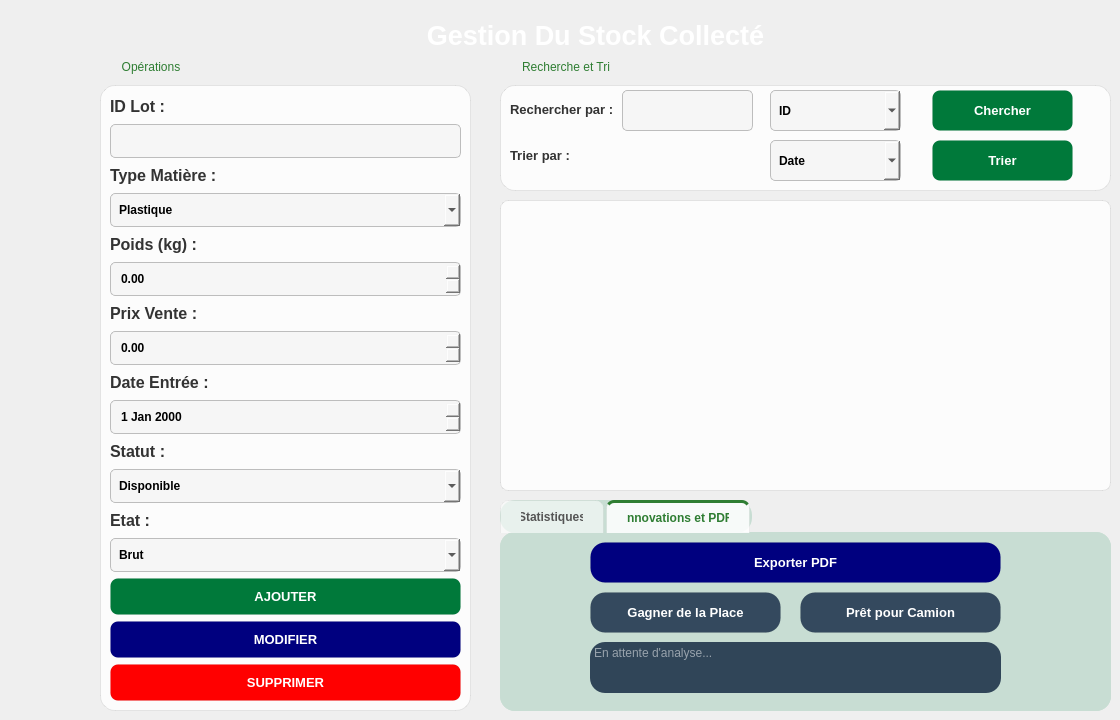
       <widget class="QWidget" name="page_stock">
        <property name="styleSheet">
         <string notr="true">/* --- 1. L'IMAGE DE FOND --- */
QWidget#page_employes {
    /* Assure-toi que le chemin de ton image est correct ici ! */
    border-image: url(:/new/prefix1/images/bg_left.jpg) 0 0 0 0 stretch stretch;
}

/* --- 2. LE CADRE FORMULAIRE &amp; STATISTIQUES (Verre Blanc) --- */
QGroupBox {
    /* Fond BLANC avec transparence (Alpha = 210 sur 255 pour lisibilité) */
    background-color: rgba(255, 255, 255, 210); 
    border: 1px solid rgba(0, 0, 0, 20); /* Bordure grise subtile */
    border-radius: 15px;
    margin-top: 25px; 
}

QGroupBox::title {
    subcontrol-origin: margin;
    subcontrol-position: top left;
    left: 20px;
    color: #2E7D32; /* Vert Foncé EcoCycle pour le contraste sur blanc */
    font-weight: bold;
    font-size: 16px;
    background-color: transparent;
}

/* --- 3. LES LABELS --- */
QLabel {
    color: #333333; /* Texte GRIS FONCÉ/NOIR */
    font-weight: bold;
    font-size: 13px;
    background-color: transparent;
}

/* --- 4. CHAMPS DE SAISIE (Inputs Clairs) --- */
QLineEdit, QComboBox, QDateEdit, QDoubleSpinBox {
    /* Fond blanc cassé semi-transparent */
    background-color: rgba(245, 245, 245, 200); 
    border: 1px solid #BDBDBD; /* Bordure grise */
    border-radius: 5px;
    padding: 8px;
    color: #000000; /* Texte NOIR quand on écrit */
    font-weight: bold;
}

QLineEdit:focus, QComboBox:focus, QDateEdit:focus {
    background-color: #FFFFFF; /* Devient blanc pur au clic */
    border: 2px solid #4CAF50; /* Bordure VERTE */
}

/* Spécifique : La liste de choix de Tri */
QComboBox#cb_tri_option {
    min-width: 80px;
    background-color: rgba(255, 255, 255, 200);
    color: #333;
}

/* --- 5. TABLEAU (Liste Blanche) --- */
QTableView {
    background-color: rgba(255, 255, 255, 200); 
    border: 1px solid rgba(0, 0, 0, 20);
    border-radius: 8px;
    gridline-color: rgba(0, 0, 0, 10); /* Lignes grises très fines */
    color: #000000; /* Texte Noir */
    selection-background-color: rgba(76, 175, 80, 180); /* Vert sélection */
    selection-color: white;
    outline: 0;
}

QHeaderView::section {
    background-color: #2E7D32; /* Entête Vert Foncé */
    color: white;
    padding: 8px;
    border: none;
    font-weight: bold;
}

QTableCornerButton::section {
    background-color: rgba(255, 255, 255, 200);
    border: none;
}

/* --- 6. BOUTONS (Couleurs Vives) --- */
QPushButton {
    border-radius: 8px;
    padding: 10px 15px;
    color: white; /* Texte Blanc sur bouton coloré */
    font-weight: bold;
    font-size: 13px;
    border: 1px solid rgba(0,0,0, 10); /* Légère ombre */
}

/* --- COULEURS DES BOUTONS --- */

/* Ajouter : Vert */
QPushButton#btn_ajouter {
    background-color: #43A047; 
}
QPushButton#btn_ajouter:hover { background-color: #2E7D32; }

/* Modifier : Bleu */
QPushButton#btn_modifier {
    background-color: #1E88E5; 
}
QPushButton#btn_modifier:hover { background-color: #1565C0; }

/* Supprimer : Rouge */
QPushButton#btn_supprimer {
    background-color: #E53935; 
}
QPushButton#btn_supprimer:hover { background-color: #C62828; }

/* PDF : Gris */
QPushButton#btn_pdf {
    background-color: #757575; 
}
QPushButton#btn_pdf:hover { background-color: #424242; }

/* Contrat : Marron */
QPushButton#btn_contrat {
    background-color: #795548;
}
QPushButton#btn_contrat:hover { background-color: #5D4037; }

/* Mailing : Violet */
QPushButton#btn_mailing {
    background-color: #8E24AA;
}
QPushButton#btn_mailing:hover { background-color: #7B1FA2; }

/* TRIER : Jaune/Ambre */
QPushButton#btn_tri {
    background-color: #FFC107;
    color: #333; /* Texte foncé sur jaune */
}
QPushButton#btn_tri:hover { background-color: #FFB300; }

/* --- SCROLLBAR --- */
QScrollBar:vertical {
    border: none;
    background: rgba(0,0,0,10);
    width: 10px;
    border-radius: 5px;
}
QScrollBar::handle:vertical {
    background: rgba(0,0,0,30); /* Poignée grise */
    border-radius: 5px;
}

/* --- TAB WIDGET (ONGLETS) --- */
QTabWidget::pane {
    border: none;
    border-radius: 10px;
    background-color: transparent; /* Fond transparent pour voir l'image principale */
    top: -1px; 
}

QTabBar::tab {
    background-color: rgba(255, 255, 255, 150); /* Onglet inactif */
    border: 1px solid rgba(0,0,0, 10);
    border-bottom: none;
    border-top-left-radius: 8px;
    border-top-right-radius: 8px;
    padding: 8px 20px;
    margin-right: 2px;
    font-weight: bold;
    color: #555;
}

QTabBar::tab:selected {
    background-color: rgba(255, 255, 255, 220); /* Onglet actif plus blanc */
    color: #2E7D32; /* Texte Vert EcoCycle */
    border-top: 3px solid #2E7D32; /* Petite barre verte en haut */
}

QTabBar::tab:hover {
    background-color: rgba(255, 255, 255, 180);
}
</string>
        </property>
        <widget class="QGroupBox" name="groupBox_2">
         <property name="geometry">
          <rect>
           <x>100</x>
           <y>60</y>
           <width>371</width>
           <height>651</height>
          </rect>
         </property>
         <property name="styleSheet">
          <string notr="true">font: 12pt &quot;Segoe UI&quot;;
font: 700 9pt &quot;Segoe UI&quot;;</string>
         </property>
         <property name="title">
          <string>Opérations</string>
         </property>
         <layout class="QVBoxLayout" name="verticalLayout_2">
          <item>
           <widget class="QLabel" name="label_31">
            <property name="text">
             <string>&lt;html&gt;&lt;head/&gt;&lt;body&gt;&lt;p&gt;&lt;span style=&quot; font-size:12pt;&quot;&gt;ID Lot :&lt;/span&gt;&lt;/p&gt;&lt;/body&gt;&lt;/html&gt;</string>
            </property>
           </widget>
          </item>
          <item>
           <widget class="QLineEdit" name="le_id">
            <property name="styleSheet">
             <string notr="true">font: 9pt &quot;Segoe UI&quot;;</string>
            </property>
           </widget>
          </item>
          <item>
           <widget class="QLabel" name="label_34">
            <property name="text">
             <string>&lt;html&gt;&lt;head/&gt;&lt;body&gt;&lt;p&gt;&lt;span style=&quot; font-size:12pt;&quot;&gt;Type Matière :&lt;/span&gt;&lt;/p&gt;&lt;/body&gt;&lt;/html&gt;</string>
            </property>
           </widget>
          </item>
          <item>
           <widget class="QComboBox" name="cb_type">
            <property name="styleSheet">
             <string notr="true">font: 9pt &quot;Segoe UI&quot;;</string>
            </property>
            <item>
             <property name="text">
              <string>Plastique</string>
             </property>
            </item>
            <item>
             <property name="text">
              <string>Verre</string>
             </property>
            </item>
            <item>
             <property name="text">
              <string>Aluminium</string>
             </property>
            </item>
            <item>
             <property name="text">
              <string>Papier</string>
             </property>
            </item>
           </widget>
          </item>
          <item>
           <widget class="QLabel" name="label_33">
            <property name="text">
             <string>&lt;html&gt;&lt;head/&gt;&lt;body&gt;&lt;p&gt;&lt;span style=&quot; font-size:12pt;&quot;&gt;Poids (kg) :&lt;/span&gt;&lt;/p&gt;&lt;/body&gt;&lt;/html&gt;</string>
            </property>
           </widget>
          </item>
          <item>
           <widget class="QDoubleSpinBox" name="sb_poids">
            <property name="styleSheet">
             <string notr="true">font: 9pt &quot;Segoe UI&quot;;</string>
            </property>
           </widget>
          </item>
          <item>
           <widget class="QLabel" name="label_35">
            <property name="text">
             <string>&lt;html&gt;&lt;head/&gt;&lt;body&gt;&lt;p&gt;&lt;span style=&quot; font-size:12pt;&quot;&gt;Prix Vente :&lt;/span&gt;&lt;/p&gt;&lt;/body&gt;&lt;/html&gt;</string>
            </property>
           </widget>
          </item>
          <item>
           <widget class="QDoubleSpinBox" name="sb_prix">
            <property name="styleSheet">
             <string notr="true">font: 9pt &quot;Segoe UI&quot;;</string>
            </property>
           </widget>
          </item>
          <item>
           <widget class="QLabel" name="label_30">
            <property name="text">
             <string>&lt;html&gt;&lt;head/&gt;&lt;body&gt;&lt;p&gt;&lt;span style=&quot; font-size:12pt;&quot;&gt;Date Entrée :&lt;/span&gt;&lt;/p&gt;&lt;/body&gt;&lt;/html&gt;</string>
            </property>
           </widget>
          </item>
          <item>
           <widget class="QDateEdit" name="de_date">
            <property name="styleSheet">
             <string notr="true">font: 9pt &quot;Segoe UI&quot;;</string>
            </property>
           </widget>
          </item>
          <item>
           <widget class="QLabel" name="label_27">
            <property name="text">
             <string>&lt;html&gt;&lt;head/&gt;&lt;body&gt;&lt;p&gt;&lt;span style=&quot; font-size:12pt;&quot;&gt;Statut :&lt;/span&gt;&lt;/p&gt;&lt;/body&gt;&lt;/html&gt;</string>
            </property>
           </widget>
          </item>
          <item>
           <widget class="QComboBox" name="cb_statut">
            <property name="styleSheet">
             <string notr="true">font: 9pt &quot;Segoe UI&quot;;</string>
            </property>
            <item>
             <property name="text">
              <string>Disponible</string>
             </property>
            </item>
            <item>
             <property name="text">
              <string>Réservé</string>
             </property>
            </item>
            <item>
             <property name="text">
              <string>Vendu</string>
             </property>
            </item>
           </widget>
          </item>
          <item>
           <widget class="QLabel" name="label_29">
            <property name="text">
             <string>&lt;html&gt;&lt;head/&gt;&lt;body&gt;&lt;p&gt;&lt;span style=&quot; font-size:12pt;&quot;&gt;Etat :&lt;/span&gt;&lt;/p&gt;&lt;/body&gt;&lt;/html&gt;</string>
            </property>
           </widget>
          </item>
          <item>
           <widget class="QComboBox" name="cb_etat">
            <property name="styleSheet">
             <string notr="true">font: 9pt &quot;Segoe UI&quot;;</string>
            </property>
            <item>
             <property name="text">
              <string>Brut</string>
             </property>
            </item>
            <item>
             <property name="text">
              <string>Compacté</string>
             </property>
            </item>
            <item>
             <property name="text">
              <string>Trié</string>
             </property>
            </item>
           </widget>
          </item>
          <item>
           <widget class="QPushButton" name="btn_ajouter_4">
            <property name="styleSheet">
             <string notr="true">background-color: rgb(0, 121, 58);</string>
            </property>
            <property name="text">
             <string>AJOUTER</string>
            </property>
           </widget>
          </item>
          <item>
           <widget class="QPushButton" name="btn_modifier_4">
            <property name="styleSheet">
             <string notr="true">background-color: rgb(0, 0, 127);</string>
            </property>
            <property name="text">
             <string>MODIFIER</string>
            </property>
           </widget>
          </item>
          <item>
           <widget class="QPushButton" name="btn_supprimer_5">
            <property name="styleSheet">
             <string notr="true">background-color: rgb(255, 0, 0);</string>
            </property>
            <property name="text">
             <string>SUPPRIMER</string>
            </property>
           </widget>
          </item>
         </layout>
        </widget>
        <widget class="QTabWidget" name="tabWidget_Stock">
         <property name="geometry">
          <rect>
           <x>500</x>
           <y>500</y>
           <width>611</width>
           <height>211</height>
          </rect>
         </property>
         <property name="styleSheet">
          <string notr="true">font: 12pt &quot;Segoe UI&quot;;
font: 700 9pt &quot;Segoe UI&quot;;
background-color: rgb(200, 221, 211); border-radius: 15px;</string>
         </property>
         <property name="currentIndex">
          <number>1</number>
         </property>
         <widget class="QWidget" name="tab_stats_3">
          <attribute name="title">
           <string>Statistiques</string>
          </attribute>
         </widget>
         <widget class="QWidget" name="tab_innov">
          <attribute name="title">
           <string>Innovations et PDF</string>
          </attribute>
          <widget class="QPushButton" name="btn_pdf_3">
           <property name="geometry">
            <rect>
             <x>90</x>
             <y>10</y>
             <width>411</width>
             <height>41</height>
            </rect>
           </property>
           <property name="styleSheet">
            <string notr="true">background-color: rgb(0, 0, 127);</string>
           </property>
           <property name="text">
            <string>Exporter PDF</string>
           </property>
          </widget>
          <widget class="QPushButton" name="btn_camion">
           <property name="geometry">
            <rect>
             <x>300</x>
             <y>60</y>
             <width>201</width>
             <height>41</height>
            </rect>
           </property>
           <property name="styleSheet">
            <string notr="true">background-color: rgb(52, 73, 94);</string>
           </property>
           <property name="text">
            <string>Prêt pour Camion</string>
           </property>
          </widget>
          <widget class="QPushButton" name="btn_espace">
           <property name="geometry">
            <rect>
             <x>90</x>
             <y>60</y>
             <width>191</width>
             <height>41</height>
            </rect>
           </property>
           <property name="styleSheet">
            <string notr="true">background-color: rgb(52, 73, 94);</string>
           </property>
           <property name="text">
            <string>Gagner de la Place</string>
           </property>
          </widget>
          <widget class="QTextEdit" name="text_notif">
           <property name="geometry">
            <rect>
             <x>90</x>
             <y>110</y>
             <width>411</width>
             <height>51</height>
            </rect>
           </property>
           <property name="styleSheet">
            <string notr="true">
#text_notif {
    background-color: rgb(0, 121, 58);
background-color: rgb(48, 69, 88);
    color: white; /* Cela mettra le texte en blanc */
}</string>
           </property>
           <property name="readOnly">
            <bool>true</bool>
           </property>
           <property name="placeholderText">
            <string>En attente d'analyse...</string>
           </property>
          </widget>
         </widget>
        </widget>
        <widget class="QTableView" name="tab_stock">
         <property name="geometry">
          <rect>
           <x>500</x>
           <y>200</y>
           <width>611</width>
           <height>291</height>
          </rect>
         </property>
        </widget>
        <widget class="QGroupBox" name="groupBox_3">
         <property name="geometry">
          <rect>
           <x>500</x>
           <y>60</y>
           <width>611</width>
           <height>131</height>
          </rect>
         </property>
         <property name="styleSheet">
          <string notr="true">font: 12pt &quot;Segoe UI&quot;;
font: 700 9pt &quot;Segoe UI&quot;;</string>
         </property>
         <property name="title">
          <string>Recherche et Tri</string>
         </property>
         <widget class="QLabel" name="label_2">
          <property name="geometry">
           <rect>
            <x>10</x>
            <y>40</y>
            <width>151</width>
            <height>20</height>
           </rect>
          </property>
          <property name="text">
           <string>&lt;html&gt;&lt;head/&gt;&lt;body&gt;&lt;p&gt;&lt;span style=&quot; font-size:10pt;&quot;&gt;Rechercher par :&lt;/span&gt;&lt;/p&gt;&lt;/body&gt;&lt;/html&gt;</string>
          </property>
         </widget>
         <widget class="QLineEdit" name="lineEdit">
          <property name="geometry">
           <rect>
            <x>122</x>
            <y>30</y>
            <width>131</width>
            <height>41</height>
           </rect>
          </property>
         </widget>
         <widget class="QComboBox" name="comboBox_2">
          <property name="geometry">
           <rect>
            <x>270</x>
            <y>30</y>
            <width>131</width>
            <height>41</height>
           </rect>
          </property>
          <property name="styleSheet">
           <string notr="true">font: 9pt &quot;Segoe UI&quot;;</string>
          </property>
          <item>
           <property name="text">
            <string>ID</string>
           </property>
          </item>
          <item>
           <property name="text">
            <string>Type</string>
           </property>
          </item>
          <item>
           <property name="text">
            <string>Statut</string>
           </property>
          </item>
         </widget>
         <widget class="QPushButton" name="btn_chercher">
          <property name="geometry">
           <rect>
            <x>432</x>
            <y>30</y>
            <width>141</width>
            <height>41</height>
           </rect>
          </property>
          <property name="styleSheet">
           <string notr="true">background-color: rgb(0, 121, 58);</string>
          </property>
          <property name="text">
           <string>Chercher</string>
          </property>
         </widget>
         <widget class="QLabel" name="label_3">
          <property name="geometry">
           <rect>
            <x>10</x>
            <y>80</y>
            <width>121</width>
            <height>31</height>
           </rect>
          </property>
          <property name="text">
           <string>&lt;html&gt;&lt;head/&gt;&lt;body&gt;&lt;p&gt;&lt;span style=&quot; font-size:10pt;&quot;&gt;Trier par :&lt;/span&gt;&lt;/p&gt;&lt;/body&gt;&lt;/html&gt;</string>
          </property>
         </widget>
         <widget class="QComboBox" name="comboBox_3">
          <property name="geometry">
           <rect>
            <x>270</x>
            <y>80</y>
            <width>131</width>
            <height>41</height>
           </rect>
          </property>
          <property name="styleSheet">
           <string notr="true">font: 9pt &quot;Segoe UI&quot;;</string>
          </property>
          <item>
           <property name="text">
            <string>Date</string>
           </property>
          </item>
          <item>
           <property name="text">
            <string>Poids</string>
           </property>
          </item>
          <item>
           <property name="text">
            <string>Prix</string>
           </property>
          </item>
         </widget>
         <widget class="QPushButton" name="btn_trier_2">
          <property name="geometry">
           <rect>
            <x>432</x>
            <y>80</y>
            <width>141</width>
            <height>41</height>
           </rect>
          </property>
          <property name="styleSheet">
           <string notr="true">background-color: rgb(0, 121, 58);</string>
          </property>
          <property name="text">
           <string>Trier</string>
          </property>
         </widget>
        </widget>
        <widget class="QLabel" name="label_75">
         <property name="geometry">
          <rect>
           <x>260</x>
           <y>10</y>
           <width>671</width>
           <height>51</height>
          </rect>
         </property>
         <property name="font">
          <font>
           <family>Segoe UI</family>
           <pointsize>-1</pointsize>
           <bold>true</bold>
          </font>
         </property>
         <property name="styleSheet">
          <string notr="true"/>
         </property>
         <property name="text">
          <string>&lt;html&gt;&lt;head/&gt;&lt;body&gt;&lt;p align=&quot;center&quot;&gt;&lt;span style=&quot; font-size:20pt; color:#ffffff;&quot;&gt;Gestion Du Stock Collecté&lt;/span&gt;&lt;/p&gt;&lt;/body&gt;&lt;/html&gt;</string>
         </property>
        </widget>
       </widget>
